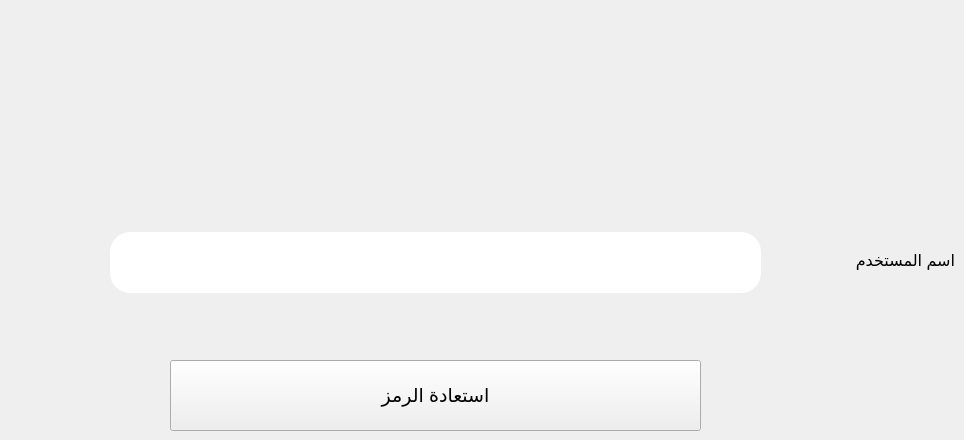
    <widget class="QWidget" name="tab_2">
     <attribute name="title">
      <string>Tab 2</string>
     </attribute>
     <widget class="QLabel" name="label_5">
      <property name="geometry">
       <rect>
        <x>784</x>
        <y>230</y>
        <width>171</width>
        <height>61</height>
       </rect>
      </property>
      <property name="font">
       <font>
        <family>Segoe UI</family>
        <pointsize>12</pointsize>
        <weight>50</weight>
        <bold>false</bold>
       </font>
      </property>
      <property name="text">
       <string>اسم المستخدم</string>
      </property>
     </widget>
     <widget class="QLineEdit" name="lineEdit_7">
      <property name="geometry">
       <rect>
        <x>110</x>
        <y>232</y>
        <width>651</width>
        <height>61</height>
       </rect>
      </property>
      <property name="font">
       <font>
        <pointsize>15</pointsize>
        <weight>50</weight>
        <bold>false</bold>
       </font>
      </property>
      <property name="styleSheet">
       <string notr="true">border-radius:20px;</string>
      </property>
      <property name="placeholderText">
       <string/>
      </property>
      <property name="clearButtonEnabled">
       <bool>false</bool>
      </property>
     </widget>
     <widget class="QPushButton" name="pushButton_10">
      <property name="geometry">
       <rect>
        <x>170</x>
        <y>360</y>
        <width>531</width>
        <height>71</height>
       </rect>
      </property>
      <property name="font">
       <font>
        <pointsize>14</pointsize>
       </font>
      </property>
      <property name="text">
       <string>استعادة الرمز</string>
      </property>
     </widget>
    </widget>
